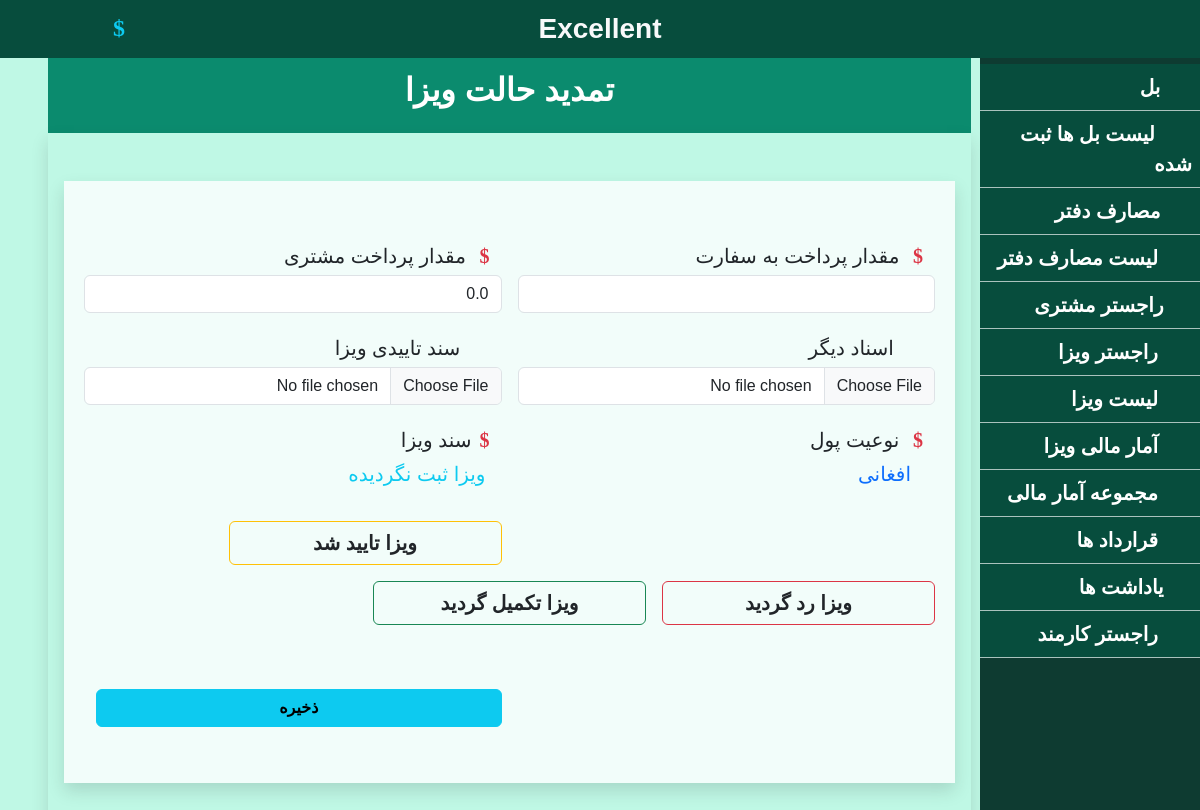
/registerPayment/17/ (signed in), run on an earlier commit of the app's database.
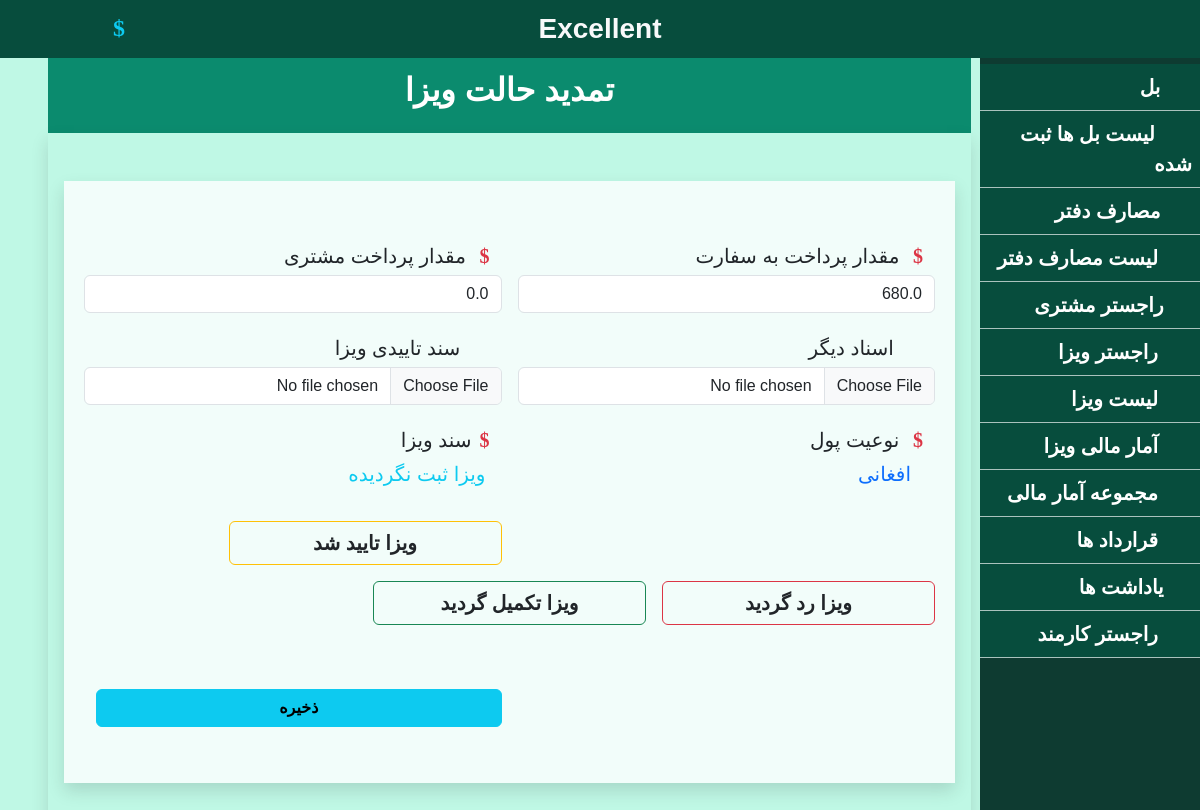
And on a later commit of the database.
### travel_tour/models.py (models this page shows)
class registerPayed(models.Model):
    visa = models.ForeignKey(Visa ,null=True, on_delete=models.SET_NULL)
    payed = models.FloatField(null=True)
    money = models.ForeignKey(Money, null=True, on_delete=models.CASCADE)

### travel_tour/views.py (the view)
# urls.py: path('registerPayment/<int:visa_id>/',registerPayment,name = 'registerPayment'),
@login_required(login_url='/')
def registerPayment(request,visa_id):
    context = {}
    registerPayment = None
    context['page'] = "تمدید حالت"
    visa = mod.Visa.objects.get(id = visa_id)
    try:
        registerPayment = mod.registerPayed.objects.get(visa = visa)
    except:
        pass
    if registerPayment:
        context['registerPayment'] = registerPayment
    context['visa'] = visa
    cuspay = mod.visaPayment.objects.get(visa = visa_id)
    context['cupay'] = cuspay.payed
    if request.method == 'POST':
        payed = request.POST.get('payed_txt')
        cupayed = request.POST.get('cupayed_txt')
        isapproved = request.POST.get('isapproved_txt')
        isrejected = request.POST.get('isrejected_txt')
        iscomplate = request.POST.get('iscomplate_txt')
        cuspay.payed = cupayed
        cuspay.save()
        if visa.Otherdocs == None:
                try:
                     Otherdocs = request.FILES['otherdocs_file']
                except:
                    Otherdocs = None
                visa.Otherdocs = Otherdocs
        else:
                try:
                     Otherdocs = request.FILES['otherdocs_file']
                except:
                    Otherdocs = None
                if Otherdocs != None:
                    visa.Otherdocs.delete()
                    visa.Otherdocs = Otherdocs
                else:
                    pass
        visa.saveddate = visa.saveddate
        print(visa.Otherdocs)
        visa.save()
        if registerPayment:
            registerPayment.visa = visa
            registerPayment.payed = payed
            registerPayment.save()
        else:
            try:
                newregisterPayment = mod.registerPayed(
                visa = visa,
                payed = payed,
                )
                newregisterPayment.save()
            except:
                pass
        if isapproved == 'on':
            visa.isapproved = True
            visa.isrejected = False
            try:
                visapdf = request.FILES['visapdf_file']
            except:
                pass
            if visa.visapdf == None:
                if visapdf in request.FILES:
                    visa.visapdf = visapdf
                else:
                    pass
        else:
            visa.isapproved = False
        if isrejected == 'on':
            visa.visapdf.delete()
            visa.isrejected = True
            visa.isapproved = False
        else:
            visa.isrejected = False
        if iscomplate == 'on':
            if visa.isapproved:
                visapdf = None
                try:
                    visapdf = request.FILES['visapdf_file']
                except:
                    pass
                if visapdf != None:
                    if visa.visapdf == None:
                        visa.visapdf = visapdf
                        visa.iscomplate = True
                    else:
                        visa.visapdf.delete()
                        visa.visapdf = visapdf
                        visa.iscomplate = True
                else:
                    if visa.visapdf != None:
                        visa.iscomplate = True
                    else:
                        visa.iscomplate = False
            elif visa.isrejected:
                visa.iscomplate = True
            else:
                pass
        else:
            visa.iscomplate = False
        visa.save()
        return redirect('/visaList')
    else:
        if visa.isapproved ==True:
            context['approve'] = "checked"
        if visa.isrejected ==True:
            context['reject'] = "checked"
        if visa.iscomplate ==True:
            context['complate'] = "checked"
    context['money'] = mod.Money.objects.all()
    return render(request,'visa/registerpayment.html',context)

### templates/visa/registerpayment.html (shortened to what this page needs)
{% extends 'shared/_MainLayout.html' %}
{% load static %}
{% block content %}
<div class="body p-5">
    <div class="text-center">
<div class="detial">
    <div class="title_bar fw-bold fs-2 sub-bg text-white">
        تمدید حالت ویزا
    </div>
    <form action="" class="mt-0" method="post" enctype="multipart/form-data">
        <div id="reg" class="row m-0 shadow  text-start p-2  p-3 py-5 ">
            <div class="row m-0 shadow bg-white-1 pt-5">
                <div class="col-lg-6 col-md-6 col-sm-12 p-2 fs-5">
                    <p class="text-dark m-1"><i class="fa text-danger px-2 fa-dollar" aria-hidden="true"></i> مقدار پرداخت به سفارت</p>
                    <input type="text" name="payed_txt" class="form-control" value="{{registerPayment.payed}}">
                </div>
                <div class="col-lg-6 col-md-6 col-sm-12 p-2 fs-5">
                    <p class="text-dark m-1"><i class="fa text-danger px-2 fa-dollar" aria-hidden="true"></i> مقدار پرداخت مشتری</p>
                    <input type="text" name="cupayed_txt" class="form-control" value="{{cupay}}" >
                </div>
                <div class="col-lg-6 col-md-6 col-sm-12 p-2 fs-5">
                    <p class="text-dark m-1"><i class="fa text-danger px-2 fa-pen" aria-hidden="true"></i> اسناد دیگر </p>
                    <input type="file" name="otherdocs_file" class="form-control">
                </div>
                <div class="col-lg-6 col-md-6 col-sm-12 p-2 fs-5">
                    <p class="text-dark m-1"><i class="fa text-danger px-2 fa-pen" aria-hidden="true"></i> سند تاییدی ویزا</p>
                    <input type="file" name="visapdf_file" class="form-control" value="">
                </div>
                <div class="col-lg-6 col-md-6 col-sm-12 p-2 fs-5">
                    <p class="text-dark m-1"><i class="fa fa-dollar text-danger px-2" aria-hidden="true"></i> نوعیت پول</p>
                    <p class="fs-5 text-primary ps-4">{{visa.money.money_type}}</p>
                </div>
                <div class="col-lg-6 col-md-6 col-sm-12 p-2 fs-5">
                    <p class="text-dark m-1"><i class="fa fa-dollar text-danger px-2" aria-hidden="true"></i>سند ویزا</p>
                    {% if visa.visapdf %}
                    <a href="{{visa.visapdf.url}}" class="nav-link text-danger px-3 fs-5 "  target="_blank">ثبت گردیده است</a>
                    {% else %}
                    <p class="fs-5 text-info px-3"> ویزا ثبت نگردیده </p>
                    {% endif %}
                </div>
                <div class="col-lg-6 col-md-6 col-sm-12 p-2 fs-5"></div>
                <div class="col-lg-4 col-md-4 col-sm-12 p-2 fs-5">
                        <label class="btn btn-outline-warning text-dark w-100 fw-bold fs-5" for="btncheck1">
                            ویزا تایید شد
                        </label>
                </div>
                <div class="col-lg-4 col-md-4 col-sm-12 p-2 fs-5">
                    <label class="btn btn-outline-danger text-dark fs-5 fw-bold w-100" for="btncheck2"> ویزا رد گردید</label>
                </div>
                <div class="col-lg-4 col-md-4 col-sm-12 p-2 fs-5">
                    <label class="btn btn-outline-success fw-bold text-dark fs-5 w-100" for="btncheck3">ویزا تکمیل گردید</label>
                </div>
                <div class="col-12">
                    <div class="row m-0 d-flex justify-content-end">
                        <div class="col-lg-6 col-md-6 col-12 p-2 ">
                            <button class="btn btn-info sub-bg w-100 my-5 fw-bold">ذخیره</button>
                        </div>
                    </div>
                </div>
        </div>
    </form>
</div>
    </div>
</div>
{% endblock %}

What changed in the data, as far as the page shows it:
added registerPayed: payed_txt "680.0"
